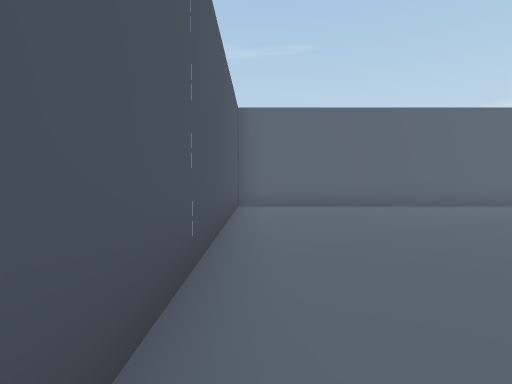
View 1 (above)

13 first-person views from a walk through a 3-D level made in the Unity game engine. The camera is 1.4 m above the floor, tilts 2° down and sees 80° across. The floor is counted in squares, 2 m on a side. Each view is taken from the middle of a square. On the plan, view 1 faces up. The plan holds only what a view shows up to about 10 squares ahead; the rest is blank. The player character is not drawn. Some surface patterns are stand-ins.

View 2
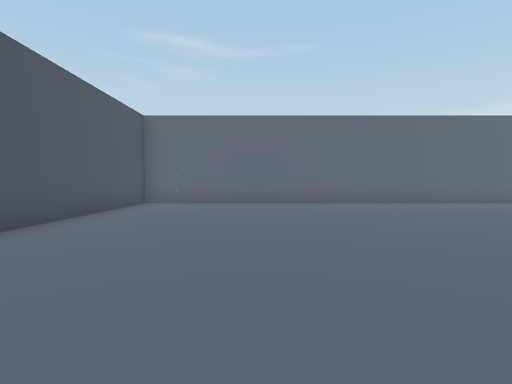

View 3
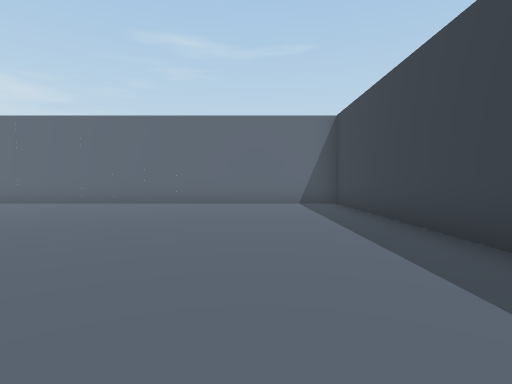

View 4
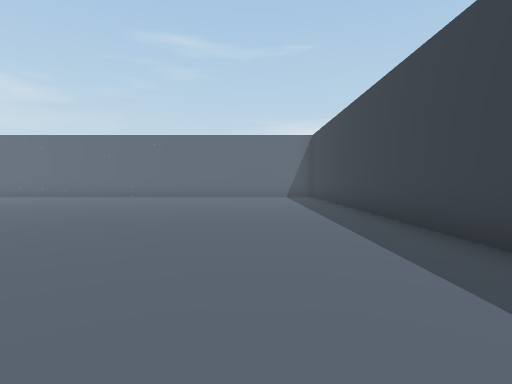

View 5
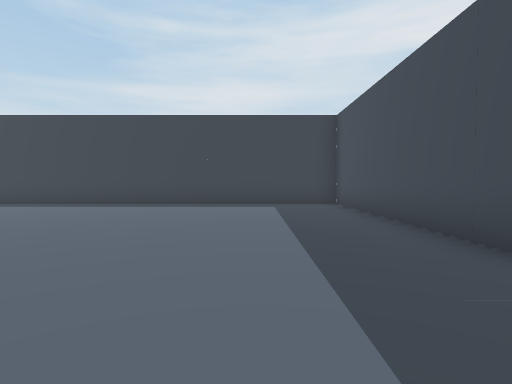

View 6
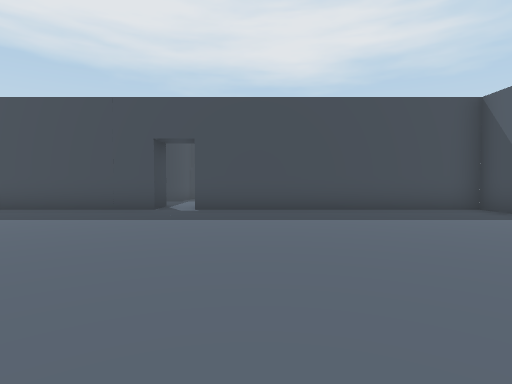

View 7
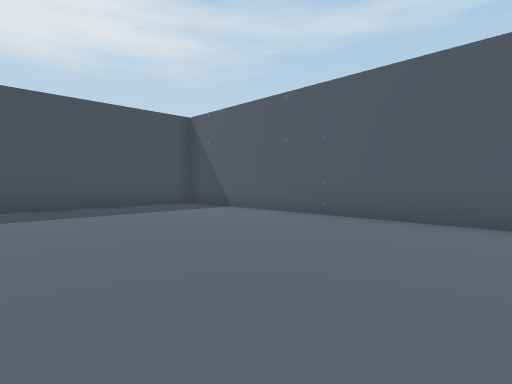

View 8
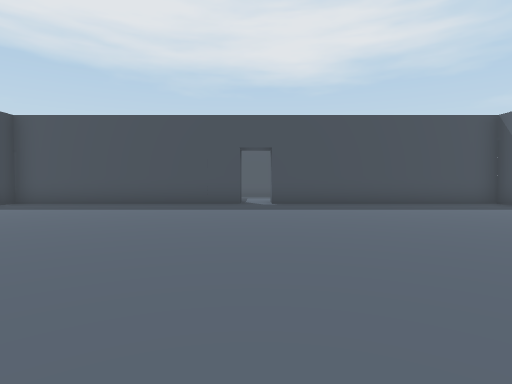

View 9
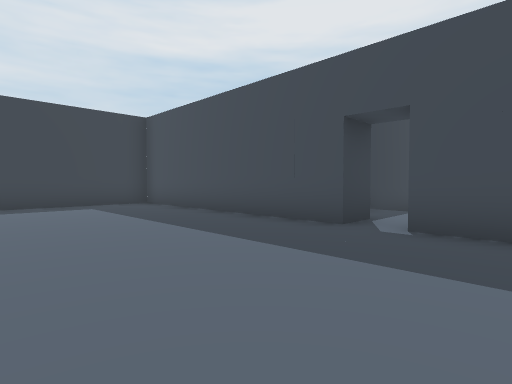

View 10
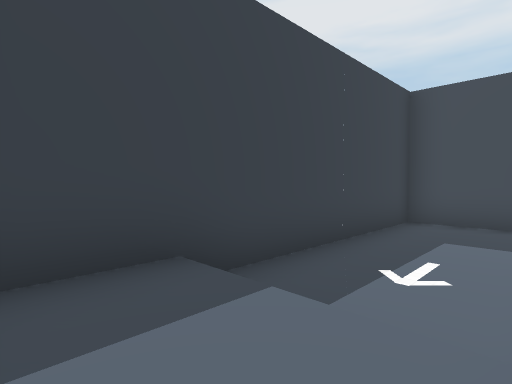

View 11
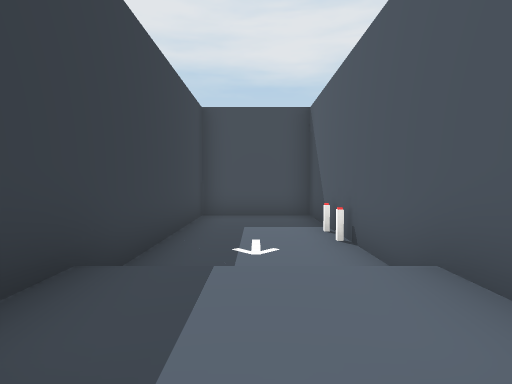

View 12
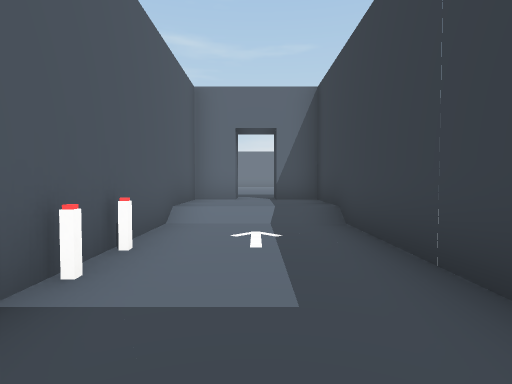

View 13
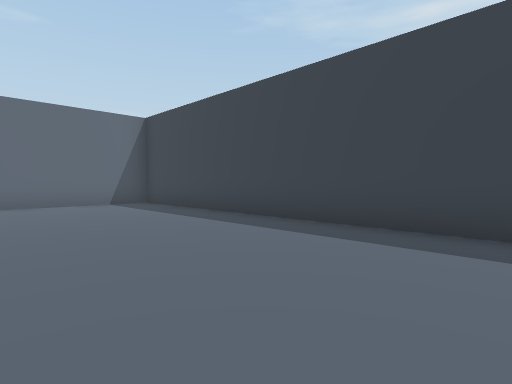

### Floor plan
Key: @ floor where view 1 was taken; # wall or solid block; . main floor; - floor 0.5 m lower than the main floor; / step, stairs or slope; O other object.
Columns run from 1 left of view 1 to 15 right of it. Each row starts with its distance up from view 1.
  9 #################
  8 #...............#
  7 #...............#
  6 #...............#
  5 #...............#
  4 #...............#
  3 #...............#
  2 #...............#
  1 #...............#
  0 #@..............#
 -1 #...............#
 -2 #...............#
 -3 #...............#
 -4 #...............#
 -5 #...............#
 -6 #...............#
 -7 ########.########
 -8       #...#
 -9       #...#
-10       #///#
-11       #---#
-12       #O--#
-13       #O--#
-14       #---#
-15       #---#
-16       #####

Positions as (right, up) in squares from view 1, and headings:
1: (0, 0), facing up
2: (3, -1), facing up
3: (12, -1), facing up
4: (12, -5), facing up
5: (5, -4), facing right
6: (5, 1), facing down
7: (5, 2), facing down-left
8: (7, 3), facing down
9: (5, -2), facing down-right
10: (6, -8), facing down-right
11: (7, -7), facing down
12: (7, -15), facing up
13: (10, -1), facing up-right
